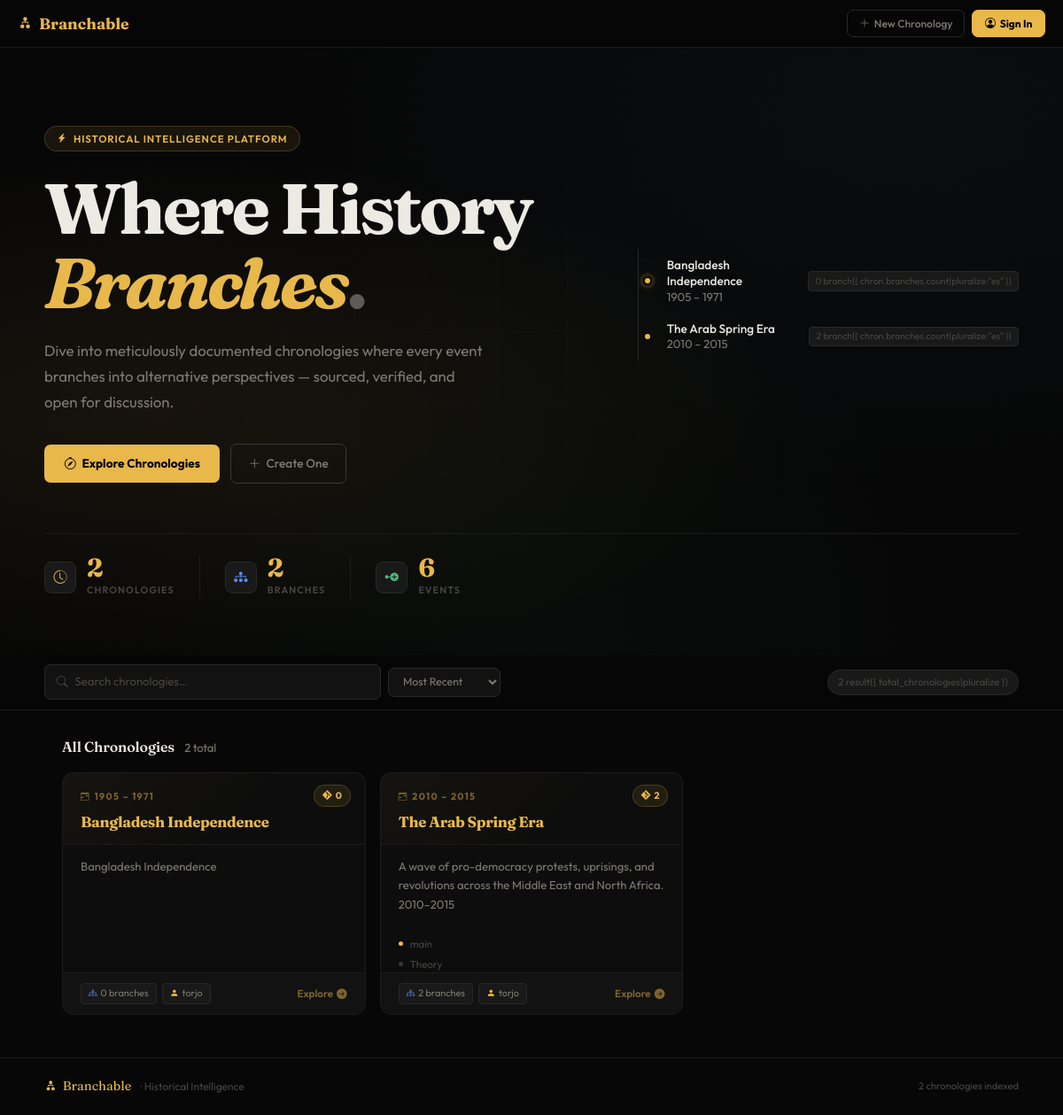
/api/v1/chronology/, run on the app's committed database.
### apps/chronology/models.py (models this page shows, shortened)
class Chronology(BaseModel):
    title = models.CharField(max_length=255)
    slug = models.SlugField(unique=True)
    description = models.TextField()
    prepopulated_fields = {"slug": ("title",)}
    start_date = models.CharField(max_length=255, null=True, blank=True)
    end_date = models.CharField(max_length=255, null=True, blank=True)
    created_by = models.ForeignKey(User, on_delete=models.CASCADE)
    class Meta:
        indexes = [
            models.Index(fields=["start_date", "end_date"]),
        ]

### apps/branch/models.py (models this page shows, shortened)
class Branch(BaseModel):
    name = models.CharField(max_length=255)
    slug = models.SlugField(unique=True)
    description = models.TextField()
    chronology = models.ForeignKey(Chronology, on_delete=models.CASCADE, related_name="branches")
    is_main = models.BooleanField(default=False)
    initial_event = models.ForeignKey("event.Event", on_delete=models.SET_NULL, null=True, blank=True, related_name="branches")
    created_by = models.ForeignKey(
        User,
        on_delete=models.SET_NULL,
        null=True,
        blank=True,
        related_name="created_branches"
    )
    class Meta:
        unique_together = ["name", "chronology"]
        indexes = [
            models.Index(fields=["name", "chronology"]),
        ]

### apps/chronology/views.py (the view)
# urls.py: path("", homepage, name="homepage"),
def homepage(request):
    chronologies = Chronology.objects.prefetch_related(
        'branches', 'branches__events'
    ).select_related('created_by').order_by('-created_at')
    from django.db.models import Sum
    agg = Chronology.objects.aggregate(
        total_branches=Count('branches', distinct=True),
        total_events=Count('branches__events', distinct=True),
    )
    return render(request, 'chronology/homepage.html', {
        'chronologies': chronologies,
        'total_chronologies': chronologies.count(),
        'total_branches': agg['total_branches'] or 0,
        'total_events': agg['total_events'] or 0,
    })

### config/abstract_models.py (called while the page is built)
    def alive(self):
        return self.filter(deleted_at__isnull=True)

    def get_queryset(self):
        return SoftDeleteQuerySet(self.model, using=self._db).alive()

### apps/chronology/templates/chronology/homepage.html (shortened to what this page needs)
<!DOCTYPE html>
<html lang="en">
<head>
    <link href="https://cdn.jsdelivr.net/npm/bootstrap@5.3.3/dist/css/bootstrap.min.css" rel="stylesheet" />
    <link href="https://cdn.jsdelivr.net/npm/bootstrap-icons@1.11.3/font/bootstrap-icons.min.css" rel="stylesheet" />
</head>
<body>
    <nav class="app-nav">
        <div class="nav-inner">
            <a href="/" class="brand"><i class="bi bi-diagram-2-fill"></i>Branchable</a>
            <div class="nav-actions">
                <button class="btn-g"><i class="bi bi-plus-lg"></i><span class="lbl">New Chronology</span></button>
                <button class="btn-gold"><i class="bi bi-person-circle"></i><span class="lbl">Sign In</span></button>
            </div>
        </div>
    </nav>
    <section class="hero">
        <div class="hero-inner">
            <div class="row align-items-center g-5">
                <div class="col-lg-7">
                    <div class="hero-eyebrow">
                        <i class="bi bi-lightning-charge-fill"></i>Historical Intelligence Platform
                    </div>
                    <h1 class="hero-title">
                        Where History<br>
                        <span class="accent">Branches</span><span class="accent-dim">.</span>
                    </h1>
                    <p class="hero-sub">
                        Dive into meticulously documented chronologies where every event branches into
                        alternative perspectives — sourced, verified, and open for discussion.
                    </p>
                    <div class="hero-cta-row">
                        <a href="#chronologies" class="cta-primary">
                            <i class="bi bi-compass"></i>Explore Chronologies
                        </a>
                        <button class="cta-secondary">
                            <i class="bi bi-plus-lg"></i>Create One
                        </button>
                    </div>
                </div>
                <div class="col-lg-5 hero-visual-col">
                    <div class="hero-visual">
                        {% for chron in chronologies|slice:":5" %}
                        <div class="hero-visual-item">
                            <div class="hv-dot {% if forloop.first %}glow{% elif forloop.counter == 3 %}dim{% endif %}">
                            </div>
                            <div class="hv-text">
                                <strong>{{ chron.title }}</strong>
                                {{ chron.start_date }}{% if chron.end_date %} – {{ chron.end_date }}{% endif %}
                            </div>
                            <span class="hv-badge">{{ chron.branches.count }} branch{{
                                chron.branches.count|pluralize:"es" }}</span>
                        </div>
                        {% empty %}
                        <div class="hero-visual-item">
                            <div class="hv-dot dim"></div>
                            <div class="hv-text"><strong>No chronologies yet</strong>Be the first to add one</div>
                        </div>
                        {% endfor %}
                    </div>
                </div>
            </div>
            <div class="stat-strip">
                <div class="stat-block">
                    <div class="stat-icon" style="color:var(--gold)"><i class="bi bi-clock-history"></i></div>
                    <div>
                        <div class="stat-val">{{ total_chronologies }}</div>
                        <div class="stat-lbl">Chronologies</div>
                    </div>
                </div>
                <div class="stat-block">
                    <div class="stat-icon" style="color:var(--blue)"><i class="bi bi-diagram-3-fill"></i></div>
                    <div>
                        <div class="stat-val">{{ total_branches }}</div>
                        <div class="stat-lbl">Branches</div>
                    </div>
                </div>
                <div class="stat-block">
                    <div class="stat-icon" style="color:var(--green)"><i class="bi bi-node-plus-fill"></i></div>
                    <div>
                        <div class="stat-val">{{ total_events }}</div>
                        <div class="stat-lbl">Events</div>
                    </div>
                </div>
            </div>
        </div>
    </section>
    <div class="filter-bar" id="chronologies">
        <div class="filter-inner">
            <div class="search-wrap">
                <i class="bi bi-search"></i>
                <input type="text" class="search-input" id="searchInput" placeholder="Search chronologies…"
                    oninput="filterCards()" autocomplete="off">
            </div>
            <select class="f-select" id="sortSelect" onchange="sortCards()">
                <option value="recent">Most Recent</option>
            </select>
            <span class="result-chip" id="countBadge">{{ total_chronologies }} result{{ total_chronologies|pluralize
                }}</span>
        </div>
    </div>
    <div class="section-head">
        <div class="section-head-title">
            All Chronologies <span>{{ total_chronologies }} total</span>
        </div>
    </div>
    <div class="chron-grid" id="chronologyGrid">
        {% for chron in chronologies %}
        <div class="chron-card-wrap" data-title="{{ chron.title|lower }}" data-desc="{{ chron.description|lower }}"
            data-branches="{{ chron.branches.count }}">
            <a href="/chronology/{{ chron.slug }}/" style="display:flex;flex-direction:column;height:100%">
                <div class="chron-card">
                    <span class="branch-badge">
                        <i class="bi bi-git"></i>{{ chron.branches.count }}
                    </span>
                    <div class="cc-top">
                        <div class="cc-period">
                            <i class="bi bi-calendar-range"></i>
                            {% if chron.start_date %}{{ chron.start_date }}{% else %}—{% endif %}{% if chron.end_date %}
                            – {{ chron.end_date }}{% endif %}
                        </div>
                        <h2 class="cc-title">{{ chron.title }}</h2>
                    </div>
                    <div class="cc-body">
                        <p class="cc-desc">{{ chron.description }}</p>
                    </div>
                    <div class="cc-branches">
                        {% for branch in chron.branches.all|slice:":3" %}
                        <div class="cc-branch-row">
                            <div class="cc-branch-dot {% if forloop.first %}main{% endif %}"></div>
                            <span>{{ branch.name }}</span>
                        </div>
                        {% endfor %}
                    </div>
                    <div class="cc-footer">
                        <div class="cc-pills">
                            <span class="cc-pill">
                                <i class="bi bi-diagram-3" style="color:var(--blue)"></i>
                                {{ chron.branches.count }} branch{{ chron.branches.count|pluralize:"es" }}
                            </span>
                            <span class="cc-pill">
                                <i class="bi bi-person-fill" style="color:var(--gold)"></i>
                                {{ chron.created_by.username }}
                            </span>
                        </div>
                        <span class="cc-explore">
                            Explore <i class="bi bi-arrow-right-circle-fill"></i>
                        </span>
                    </div>
                </div>
            </a>
        </div>
        {% endfor %}
    </div>
    <footer class="app-footer">
        <div class="footer-inner">
            <div class="footer-brand">
                <i class="bi bi-diagram-2-fill"></i>Branchable
                <span
                    style="color:var(--tm);font-family:'Outfit',sans-serif;font-weight:400;font-size:0.75rem;margin-left:0.25rem">·
                    Historical Intelligence</span>
            </div>
            <span class="footer-meta">{{ total_chronologies }} chronolog{{ total_chronologies|pluralize:"y,ies" }}
                indexed</span>
        </div>
    </footer>
</body>
</html>

### data on the page
Chronology: title "Bangladesh Independence", start_date "1905", end_date "1971", branches.count "0", description "Bangladesh Independence", created_by.username "torjo"
Chronology: title "The Arab Spring Era", start_date "2010", end_date "2015", branches.count "2", description "A wave of pro-democracy protests, uprisings, and revolutions across the Middle East and North Africa. 2010–2015", created_by.username "torjo"
Branch: name "main"
Branch: name "Theory"

### other printed values
{{ total_chronologies }} "2"
{{ total_branches }} "2"
{{ total_events }} "6"
